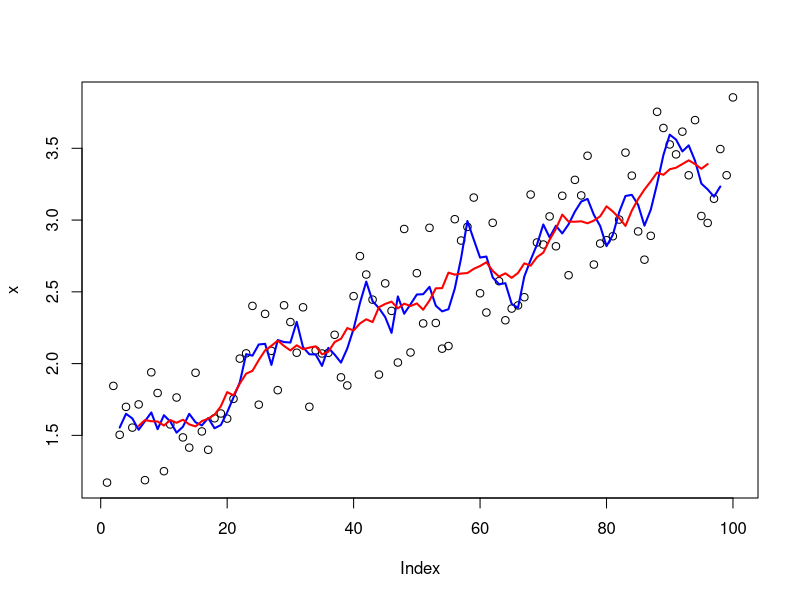
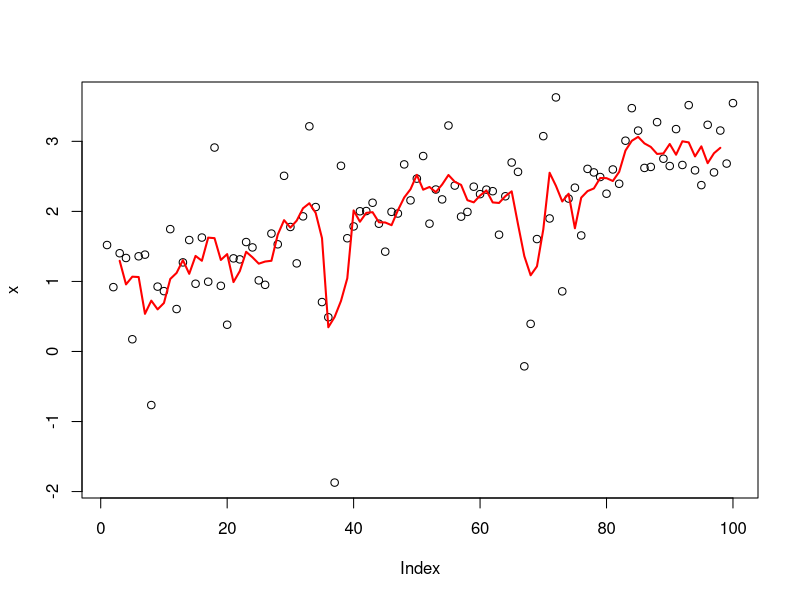
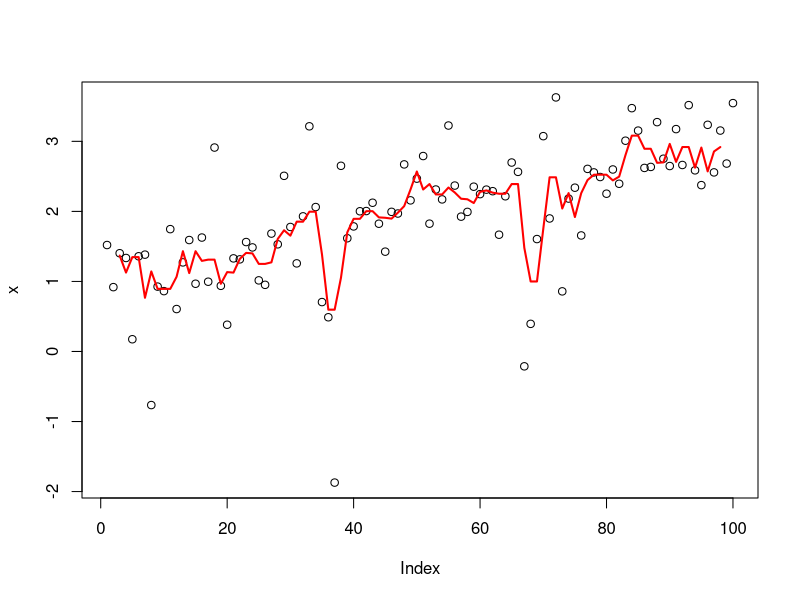

These charts were generated, in order, by the following R code:
## ---- chunk 1
randomise <- function(f) f(runif(1e3))
randomise(mean)
randomise(mean)
randomise(sum)
## ---- chunk 2
lapply2 <- function(x, f, ...) {
  out <- vector("list", length(x))
  for (i in seq_along(x)) {
    out[[i]] <- f(x[[i]], ...)
  }
  out
}
## ---- chunk 3
l <- replicate(20, runif(sample(1:10, 1)), simplify = FALSE)
l
## ---- chunk 4
out <- vector("list", length(l))
for (i in seq_along(l)) {
  out[[i]] <- length(l[[i]])
}
unlist(out)
## ---- chunk 5
unlist(lapply(l, length))
## ---- chunk 6
unlist(lapply(mtcars, class))
## ---- chunk 7
mtcars[] <- lapply(mtcars, function(x) x / mean(x))
mtcars
## ---- chunk 8
trims <- c(0, 0.1, 0.2, 0.5)
x <- rcauchy(1000)
unlist(lapply(trims, function(trim) mean(x, trim = trim)))
## ---- chunk 9
xs <- runif(1e3)
res <- c()
for (x in xs) {
  res <- c(res, sqrt(x))
}
## ---- chunk 10
res <- numeric(length(xs))
for (i in seq_along(xs)) {
  res[i] <- sqrt(xs[i])
}
## ---- chunk 11
# lapply(xs, function(x) {})
# lapply(seq_along(xs), function(i) {})
# lapply(names(xs), function(nm) {})
## ---- chunk 12
trims <- c(0, 0.1, 0.2, 0.5)
x <- rcauchy(100)

unlist(lapply(trims, function(trim) mean(x, trim = trim)))
unlist(lapply(trims, mean, x = x))
## ---- chunk 13
sapply(mtcars, is.numeric)
## ---- chunk 14
vapply(mtcars, is.numeric, logical(1))
## ---- chunk 15
sapply(list(), is.numeric)
## ---- chunk 16
vapply(list(), is.numeric, logical(1))
## ---- chunk 17
df <- data.frame(x = 1:10, y = letters[1:10])
df
## ---- chunk 18
sapply(df, class)
vapply(df, class, character(1))
## ---- chunk 19
df2 <- data.frame(x = 1:10, y = Sys.time() + 1:10)
df2
## ---- chunk 20
sapply(df2, class)
## ---- chunk 21
try(vapply(df2, class, character(1)))
## ---- chunk 22
sapply2 <- function(x, f, ...) {
  res <- lapply2(x, f, ...)
  simplify2array(res)
}

vapply2 <- function(x, f, f.value, ...) {
  out <- matrix(rep(f.value, length(x)), nrow = length(f.value))
  for (i in seq_along(x)) {
    res <- f(x[[i]], ...)
    stopifnot(
      length(res) == length(f.value),
      typeof(res) == typeof(f.value)
    )
    out[ ,i] <- res
  }
  out
}
## ---- chunk 23
xs <- replicate(5, runif(10), simplify = FALSE)
xs
## ---- chunk 24
ws <- replicate(5, rpois(10, 5) + 1, simplify = FALSE)
ws
## ---- chunk 25
unlist(lapply(xs, mean))
## ---- chunk 26
unlist(lapply(seq_along(xs), function(i) {
  weighted.mean(xs[[i]], ws[[i]])
}))
## ---- chunk 27
unlist(Map(weighted.mean, xs, ws))
## ---- chunk 28
mtmeans <- lapply(mtcars, mean)
mtcars[] <- Map('/', mtcars, mtmeans)
mtcars
## ---- chunk 29
mtcars[] <- lapply(mtcars, function(x) x / mean(x))
mtcars
## ---- chunk 30
Map(function(x, w) weighted.mean(x, w, na.rm = TRUE), xs, ws)
## ---- chunk 31
rollmean <- function(x, n) {
  out <- rep(NA, length(x))
  
  offset <- trunc(n / 2)
  for (i in (offset + 1):(length(x) - n + offset + 1)) {
    out[i] <- mean(x[(i - offset):(i + offset - 1)])
  }
  out
}
x <- seq(1, 3, length = 1e2) + runif(1e2)
plot(x)
lines(rollmean(x, 5), col = "blue", lwd = 2)
lines(rollmean(x, 10), col = "red", lwd = 2)
## ---- chunk 32
rollmean(x, 10)
## ---- chunk 33
x <- seq(1, 3, length = 1e2) + rt(1e2, df = 2) / 3
plot(x)
lines(rollmean(x, 5), col = "red", lwd = 2)
## ---- chunk 34
rollapply <- function(x, n, f, ...) {
  out <- rep(NA, length(x))

  offset <- trunc(n / 2)
  for (i in (offset + 1):(length(x) - n + offset + 1)) {
    out[i] <- f(x[(i - offset):(i + offset - 1)], ...)
  }
  out
}
plot(x)
lines(rollapply(x, 5, median), col = "red", lwd = 2)
## ---- chunk 35
rollapply <- function(x, n, f, ...) {
  offset <- trunc(n / 2)
  locs <- (offset + 1):(length(x) - n + offset + 1)
  num <- vapply(
    locs, 
    function(i) f(x[(i - offset):(i + offset)], ...),
    numeric(1)
  )

  c(rep(NA, offset), num)
}
## ---- chunk 36
lapply3 <- function(x, f, ...) {
  out <- vector("list", length(x))
  for (i in sample(seq_along(x))) {
    out[[i]] <- f(x[[i]], ...)
  }
  out
}
unlist(lapply(1:10, sqrt))
#>  [1] 1.000000 1.414214 1.732051 2.000000 2.236068 2.449490 2.645751
#>  [8] 2.828427 3.000000 3.162278
unlist(lapply3(1:10, sqrt))
## ---- chunk 37
unlist(parallel::mclapply(1:100, sqrt, mc.cores = 4))
## ---- chunk 38
boot_df <- function(x) x[sample(nrow(x), rep = T), ]
rsquared <- function(mod) summary(mod)$r.square
boot_lm <- function(i) {
  rsquared(lm(mpg ~ wt + disp, data = boot_df(mtcars)))
}


## ---- chunk 39
system.time(lapply(1:5000, boot_lm))
## ---- chunk 40
system.time(parallel::mclapply(1:5000, boot_lm, mc.cores = 4))
## ---- chunk 41
a <- matrix(1:20, nrow = 5)
a
## ---- chunk 42
apply(a, 1, mean)
## ---- chunk 43
apply(a, 2, mean)
## ---- chunk 44
a1 <- apply(a, 1, identity)
a1
## ---- chunk 45
identical(a, a1)
## ---- chunk 46
identical(a, t(a1))
## ---- chunk 47
a2 <- apply(a, 2, identity)
identical(a, a2)
## ---- chunk 48
x <- matrix(rnorm(20, 0, 10), nrow = 4)
x
## ---- chunk 49
x1 <- sweep(x, 1, apply(x, 1, min), `-`)
x1
## ---- chunk 50
x2 <- sweep(x1, 1, apply(x1, 1, max), `/`)
x2
## ---- chunk 51
outer(1:3, 1:10, "*")
## ---- chunk 52
pulse <- round(rnorm(22, 70, 10 / 3)) + rep(c(0, 5), c(10, 12))
group <- rep(c("A", "B"), c(10, 12))
## ---- chunk 53
tapply(pulse, group, length)
## ---- chunk 54
tapply(pulse, group, mean)
## ---- chunk 55
split(pulse, group)
## ---- chunk 56
tapply2 <- function(x, group, f, ..., simplify = TRUE) {
  pices <- split(x, group)
  sapply(pices, f, simplify = simplify)
}
tapply2(pulse, group, length)
tapply2(pulse, group, mean)
## ---- chunk 57
Reduce(`+`, 1:3)
Reduce(sum, 1:3)
## ---- chunk 58
Reduce2 <- function(f, x) {
  out <- x[[1]]
  for (i in seq(2, length(x))) {
    out <- f(out, x[[i]])
  }
  out
}
## ---- chunk 59
l <- replicate(5, sample(1:10, 15, replace = TRUE), simplify = FALSE)
str(l)
## ---- chunk 60
Reduce(intersect, l)
## ---- chunk 61
where <- function(f, x) {
  vapply(x, f, logical(1))
}

df <- data.frame(x = 1:3, y = factor(c("a", "b", "c")))
where(is.factor, df)
str(Filter(is.factor, df))
str(Find(is.factor, df))
Position(is.factor, df)
## ---- chunk 62
integrate(sin, 0, pi)
## ---- chunk 63
str(uniroot(sin, pi * c(1/2, 3/2)))
## ---- chunk 64
str(optimise(sin, c(0, 2 * pi)))
## ---- chunk 65
str(optimize(sin, c(0, pi), maximum = TRUE))
## ---- chunk 66
poisson_nll <- function(x) {
  n <- length(x)
  sum_x <- sum(x)
  function(lambda) {
    n * lambda - sum_x * log(lambda)
  }
}
## ---- chunk 67
x1 <- c(41, 30, 31, 38, 29, 24, 30, 29, 31, 38)
x2 <- c(6, 4, 7, 3, 3, 7, 5, 2, 2, 7, 5, 4, 12, 6, 9)
nll1 <- poisson_nll(x1)
nll2 <- poisson_nll(x2)
## ---- chunk 68
optimize(nll1, c(0, 100))
## ---- chunk 69
optimize(nll2, c(0, 100))
## ---- chunk 70
trans <- list(
  disp = function(x) x * 0.0163871,
  am = function(x) factor(x, labels = c("auto", "manual"))
)
for(var in names(trans)) {
  mtcars[[var]] <- trans[[var]](mtcars[[var]])
}
## ---- chunk 71
lapply(names(trans), function(var) {
  mtcars[[var]] <<- trans[[var]](mtcars[[var]])
})
## ---- chunk 72
exps <- function(x, alpha) {
  s <- numeric(length(x) + 1)
  for (i in seq_along(s)) {
    if(i == 1) {
      s[i] <- x[i]
    } else {
      s[i] <- alpha * x[i] + (1 - alpha) * s[i-1] 
    }
  }
  s
}
x <- runif(6)
exps(x, 0.5)
## ---- chunk 73
for (i in 1:10) print(i)
## ---- chunk 74
i <- 1
while (i <= 10) {
  print(i)
  i <- i + 1
}
## ---- chunk 75
i <- 0
while(TRUE) {
  if (runif(1) > 0.9) break
  i <- i + 1
  print(i)
}
## ---- chunk 76
i <- rgeom(1, 0.1)
i
## ---- chunk 77
add <- function(x, y) {
  stopifnot(length(x) == 1, length(y) == 1,
  is.numeric(x), is.numeric(y))
  x + y
}
## ---- chunk 78
rm_na <- function(x, y, identity) {
  if (is.na(x) && is.na(y)) {
    identity
  } else if (is.na(x)) {
    y
  } else {
    x
  }
}

rm_na(NA, 10, 0)
rm_na(20, NA, 0)
rm_na(NA, NA, 0)
## ---- chunk 79
add <- function(x, y, na.rm = FALSE) {
  if (na.rm && (is.na(x) || is.na(y))) rm_na(x, y, 0) else x + y
}
add(10, NA)
add(10, NA, na.rm = TRUE)
add(NA, NA)
add(NA, NA, na.rm = TRUE)
## ---- chunk 80
add(add(3, NA, na.rm = TRUE), NA, na.rm = TRUE)
add(3, add(NA, NA, na.rm = TRUE), na.rm = TRUE)
## ---- chunk 81
r_add <- function(xs, na.rm = TRUE) {
  Reduce(function(x, y) add(x, y, na.rm = na.rm), xs)
}
r_add(c(1, 4, 10))
## ---- chunk 82
r_add(NA, na.rm = TRUE)
r_add(numeric())
## ---- chunk 83
r_add <- function(xs, na.rm = TRUE) {
  Reduce(function(x, y) add(x, y, na.rm = na.rm), xs, init = 0)
}
r_add(c(1, 4, 10))
r_add(NA, na.rm = TRUE)
r_add(numeric())
## ---- chunk 84
v_add1 <- function(x, y, na.rm = FALSE) {
  stopifnot(length(x) == length(y), is.numeric(x), is.numeric(y))
  if (length(x) == 0) return(numeric())
  simplify2array(
    Map(function(x, y) add(x, y, na.rm = na.rm), x, y)
  )
}

v_add2 <- function(x, y, na.rm = FALSE) {
  stopifnot(length(x) == length(y), is.numeric(x), is.numeric(y))
  vapply(seq_along(x), function(i) add(x[i], y[i], na.rm = na.rm),
    numeric(1))
}
## ---- chunk 85
# Both versions give the same results
v_add1(1:10, 1:10)
v_add1(numeric(), numeric())
v_add1(c(1, NA), c(1, NA))
v_add1(c(1, NA), c(1, NA), na.rm = TRUE)
## ---- chunk 86
c_add <- function(xs, na.rm = FALSE) {
  Reduce(function(x, y) add(x, y, na.rm = na.rm), xs,
    accumulate = TRUE)
}
c_add(1:10)
c_add(10:1)
## ---- chunk 87
row_sum <- function(x, na.rm = FALSE) {
  apply(x, 1, r_add, na.rm = na.rm)
}
col_sum <- function(x, na.rm = FALSE) {
  apply(x, 2, r_add, na.rm = na.rm)
}
arr_sum <- function(x, dim, na.rm = FALSE) {
  apply(x, dim, r_add, na.rm = na.rm)
}
